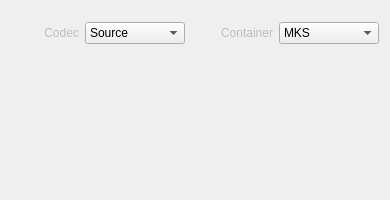
                           <widget class="QWidget" name="scrollAreaWidgetContents_2">
                            <property name="geometry">
                             <rect>
                              <x>0</x>
                              <y>0</y>
                              <width>390</width>
                              <height>200</height>
                             </rect>
                            </property>
                            <layout class="QGridLayout" name="gridLayout_33">
                             <property name="leftMargin">
                              <number>0</number>
                             </property>
                             <property name="topMargin">
                              <number>0</number>
                             </property>
                             <property name="rightMargin">
                              <number>0</number>
                             </property>
                             <property name="bottomMargin">
                              <number>0</number>
                             </property>
                             <property name="spacing">
                              <number>0</number>
                             </property>
                             <item row="0" column="0">
                              <widget class="QFrame" name="frameSubtitleExport">
                               <property name="minimumSize">
                                <size>
                                 <width>390</width>
                                 <height>200</height>
                                </size>
                               </property>
                               <property name="frameShape">
                                <enum>QFrame::Shape::NoFrame</enum>
                               </property>
                               <property name="frameShadow">
                                <enum>QFrame::Shadow::Plain</enum>
                               </property>
                               <layout class="QGridLayout" name="gridLayout_12">
                                <property name="leftMargin">
                                 <number>9</number>
                                </property>
                                <property name="topMargin">
                                 <number>22</number>
                                </property>
                                <property name="rightMargin">
                                 <number>9</number>
                                </property>
                                <property name="bottomMargin">
                                 <number>0</number>
                                </property>
                                <property name="verticalSpacing">
                                 <number>0</number>
                                </property>
                                <item row="0" column="0">
                                 <layout class="QGridLayout" name="gridLayout_15">
                                  <property name="horizontalSpacing">
                                   <number>6</number>
                                  </property>
                                  <property name="verticalSpacing">
                                   <number>24</number>
                                  </property>
                                  <item row="0" column="3">
                                   <spacer name="horizontalSpacer_27">
                                    <property name="orientation">
                                     <enum>Qt::Orientation::Horizontal</enum>
                                    </property>
                                    <property name="sizeType">
                                     <enum>QSizePolicy::Policy::Fixed</enum>
                                    </property>
                                    <property name="sizeHint" stdset="0">
                                     <size>
                                      <width>30</width>
                                      <height>20</height>
                                     </size>
                                    </property>
                                   </spacer>
                                  </item>
                                  <item row="0" column="0">
                                   <spacer name="horizontalSpacer_28">
                                    <property name="orientation">
                                     <enum>Qt::Orientation::Horizontal</enum>
                                    </property>
                                    <property name="sizeHint" stdset="0">
                                     <size>
                                      <width>10</width>
                                      <height>20</height>
                                     </size>
                                    </property>
                                   </spacer>
                                  </item>
                                  <item row="0" column="2">
                                   <widget class="QComboBox" name="comboBox_subt_codec">
                                    <property name="enabled">
                                     <bool>true</bool>
                                    </property>
                                    <property name="minimumSize">
                                     <size>
                                      <width>100</width>
                                      <height>0</height>
                                     </size>
                                    </property>
                                    <property name="maximumSize">
                                     <size>
                                      <width>100</width>
                                      <height>25</height>
                                     </size>
                                    </property>
                                    <property name="autoFillBackground">
                                     <bool>false</bool>
                                    </property>
                                    <property name="styleSheet">
                                     <string notr="true"/>
                                    </property>
                                    <property name="maxCount">
                                     <number>20</number>
                                    </property>
                                    <property name="iconSize">
                                     <size>
                                      <width>16</width>
                                      <height>16</height>
                                     </size>
                                    </property>
                                    <property name="frame">
                                     <bool>true</bool>
                                    </property>
                                    <item>
                                     <property name="text">
                                      <string>Source</string>
                                     </property>
                                    </item>
                                    <item>
                                     <property name="text">
                                      <string notr="true">SRT</string>
                                     </property>
                                    </item>
                                    <item>
                                     <property name="text">
                                      <string notr="true">VTT</string>
                                     </property>
                                    </item>
                                    <item>
                                     <property name="text">
                                      <string notr="true">SUB</string>
                                     </property>
                                    </item>
                                    <item>
                                     <property name="text">
                                      <string notr="true">ASS</string>
                                     </property>
                                    </item>
                                   </widget>
                                  </item>
                                  <item row="0" column="6">
                                   <spacer name="horizontalSpacer_26">
                                    <property name="orientation">
                                     <enum>Qt::Orientation::Horizontal</enum>
                                    </property>
                                    <property name="sizeHint" stdset="0">
                                     <size>
                                      <width>10</width>
                                      <height>20</height>
                                     </size>
                                    </property>
                                   </spacer>
                                  </item>
                                  <item row="0" column="5">
                                   <widget class="QComboBox" name="comboBox_subt_container">
                                    <property name="minimumSize">
                                     <size>
                                      <width>100</width>
                                      <height>0</height>
                                     </size>
                                    </property>
                                    <property name="maximumSize">
                                     <size>
                                      <width>100</width>
                                      <height>25</height>
                                     </size>
                                    </property>
                                    <item>
                                     <property name="text">
                                      <string notr="true">MKS</string>
                                     </property>
                                    </item>
                                   </widget>
                                  </item>
                                  <item row="0" column="1">
                                   <widget class="QLabel" name="label_credits_52">
                                    <property name="enabled">
                                     <bool>false</bool>
                                    </property>
                                    <property name="minimumSize">
                                     <size>
                                      <width>0</width>
                                      <height>0</height>
                                     </size>
                                    </property>
                                    <property name="maximumSize">
                                     <size>
                                      <width>3840</width>
                                      <height>24</height>
                                     </size>
                                    </property>
                                    <property name="text">
                                     <string>Codec</string>
                                    </property>
                                    <property name="alignment">
                                     <set>Qt::AlignmentFlag::AlignRight|Qt::AlignmentFlag::AlignTrailing|Qt::AlignmentFlag::AlignVCenter</set>
                                    </property>
                                   </widget>
                                  </item>
                                  <item row="2" column="1">
                                   <spacer name="horizontalSpacer_6">
                                    <property name="orientation">
                                     <enum>Qt::Orientation::Horizontal</enum>
                                    </property>
                                    <property name="sizeType">
                                     <enum>QSizePolicy::Policy::Fixed</enum>
                                    </property>
                                    <property name="sizeHint" stdset="0">
                                     <size>
                                      <width>69</width>
                                      <height>20</height>
                                     </size>
                                    </property>
                                   </spacer>
                                  </item>
                                  <item row="3" column="2">
                                   <spacer name="verticalSpacer_14">
                                    <property name="orientation">
                                     <enum>Qt::Orientation::Vertical</enum>
                                    </property>
                                    <property name="sizeHint" stdset="0">
                                     <size>
                                      <width>20</width>
                                      <height>40</height>
                                     </size>
                                    </property>
                                   </spacer>
                                  </item>
                                  <item row="0" column="4">
                                   <widget class="QLabel" name="label_4">
                                    <property name="enabled">
                                     <bool>false</bool>
                                    </property>
                                    <property name="text">
                                     <string>Container</string>
                                    </property>
                                   </widget>
                                  </item>
                                 </layout>
                                </item>
                               </layout>
                              </widget>
                             </item>
                            </layout>
                           </widget>
